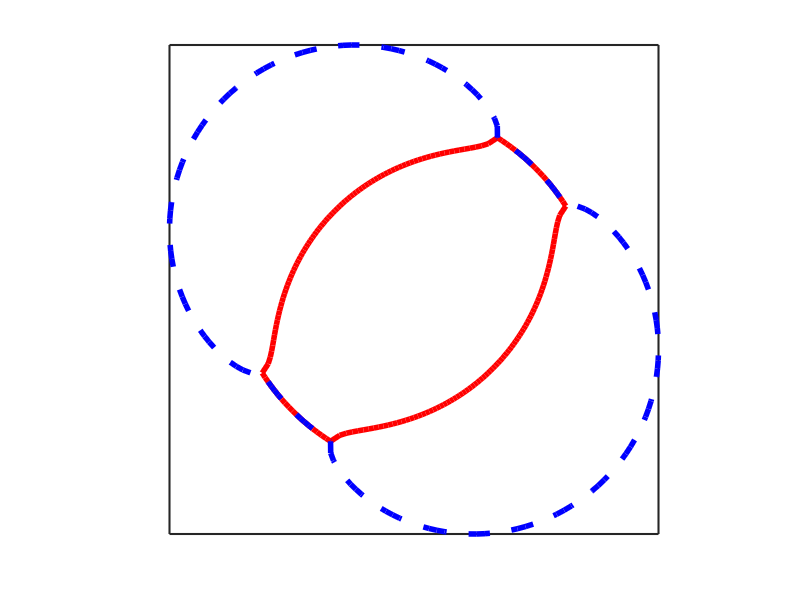
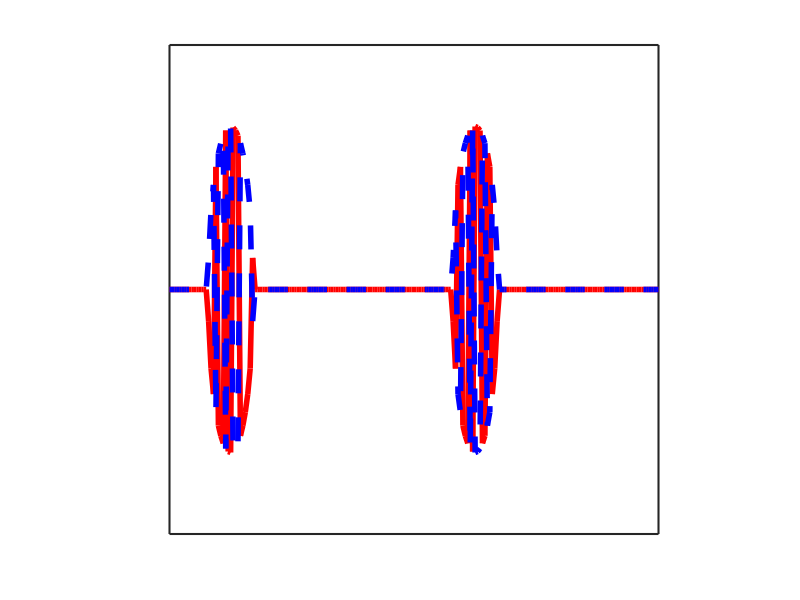

MATLAB code for these plots, in order:
clear all
close all
clc
%
lambda = 37e9;
mu = 27.4e9;
%
rho_x = 16277;
rho_y = 16277;

rho_xy = 0.7*rho_x;
%rho_xy = 10000;
omega1 = linspace(5e3,20e3,16)*2*pi;
%
pp = 0;
% rho_y = 16277*4;
% for rat = 0:0.002:1
% rho_xy = (rho_x + rho_y)/2*rat;
% for i = 1:16
     omega = 12.5e3*2*pi;
for theta = 0:pi/100:2*pi
% for theta = pi/4
    pp = pp + 1;
    M_l = [(lambda+2*mu)*(cos(theta))^2 + mu*(sin(theta))^2 .../
            (lambda+mu)*(cos(theta))*(sin(theta)); .../
            (lambda+mu)*(cos(theta))*(sin(theta)) .../
            (lambda+2*mu)*(sin(theta))^2 + mu*(cos(theta))^2];
    M_r = omega^2*[rho_x rho_xy; 0 rho_y];
    M_try = inv(M_r)*M_l
    [Vec, Deig] = eig(M_r, M_l);
    theta_p(pp) = theta;
    %rat_p(pp) = rat;
    xx(pp) = Deig(1,1);
    yy(pp) = Deig(2,2);
     if real(Deig(1,1)) < real(Deig(2,2))
        k_x_r1(pp) = real(sqrt(Deig(1,1)))*cos(theta);
        k_y_r1(pp) = real(sqrt(Deig(1,1)))*sin(theta);
        k_x_r2(pp) = real(sqrt(Deig(2,2)))*cos(theta);
        k_y_r2(pp) = real(sqrt(Deig(2,2)))*sin(theta);
        k_x_i1(pp) = imag(sqrt(Deig(1,1)))*cos(theta);
        k_y_i1(pp) = imag(sqrt(Deig(1,1)))*sin(theta);
        k_x_i2(pp) = imag(sqrt(Deig(2,2)))*cos(theta);
        k_y_i2(pp) = imag(sqrt(Deig(2,2)))*sin(theta);
        k_r1(pp) = real(sqrt(Deig(1,1)));
        k_r2(pp) = real(sqrt(Deig(2,2)));
        k_i1(pp) = imag(sqrt(Deig(1,1)));
        k_i2(pp) = imag(sqrt(Deig(2,2)));
    else
        k_x_r2(pp) = real(sqrt(Deig(1,1)))*cos(theta);
        k_y_r2(pp) = real(sqrt(Deig(1,1)))*sin(theta);
        k_x_r1(pp) = real(sqrt(Deig(2,2)))*cos(theta);
        k_y_r1(pp) = real(sqrt(Deig(2,2)))*sin(theta);
        k_x_i2(pp) = imag(sqrt(Deig(1,1)))*cos(theta);
        k_y_i2(pp) = imag(sqrt(Deig(1,1)))*sin(theta);
        k_x_i1(pp) = imag(sqrt(Deig(2,2)))*cos(theta);
        k_y_i1(pp) = imag(sqrt(Deig(2,2)))*sin(theta);
        k_r2(pp) = real(sqrt(Deig(1,1)));
        k_r1(pp) = real(sqrt(Deig(2,2)));
        k_i2(pp) = imag(sqrt(Deig(1,1)));
        k_i1(pp) = imag(sqrt(Deig(2,2)));
    end
    
end
% end
figure(1);
plot(k_x_r1/max(k_y_r2),k_y_r1/max(k_y_r2),'r','linewidth',4)
hold on
plot(k_x_r2/max(k_y_r2), k_y_r2/max(k_y_r2),'b--','linewidth',4)
 xlim([-1,1]); ylim([-1,1]);
set(gca, 'linewidth',1.5);
pbaspect([1 1 1]);
set(gca,'Xtick',[]);
set(gca,'Ytick',[]);
print(gcf,'-r600','-dpng','./ifc_a4');
%set(gca,'Yticklabel',[]) 
%set(gca,'Xticklabel',[]) 
%set(gca,'xtick',[])
%set(gca,'ytick',[])

% plot(k_x_i1, k_y_i1)
% hold on
% plot(k_x_i2, k_y_i2)

%%%%%%%%%%%%%%%%%
figure(2);
plot(theta_p, k_i1/max(k_i2),'r','linewidth',4)
hold on
plot(theta_p, k_i2/max(k_i2),'b--','linewidth',4)
pbaspect([1 1 1])
set(gca,'Xtick',[]);
set(gca,'Ytick',[]);
set(gca, 'linewidth',1.5);

xlim([0,2*pi]);
print(gcf,'-r600','-dpng','./ifc_b4');
%%%%%%%%%%%%%%%%%%

%ylim([-1,1]);
% set(gca,'Yticklabel',[]) 
% set(gca,'Xticklabel',[]) 
% set(gca,'xtick',[])
% set(gca,'ytick',[])
% plot(rat_p, k_i1)
% hold on
% plot(rat_p, k_i2)


